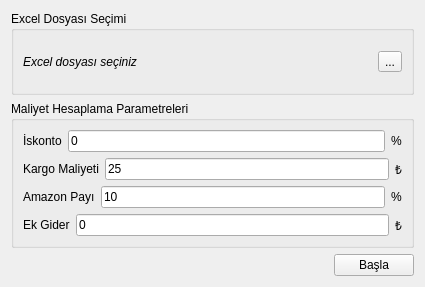
<?xml version="1.0" encoding="UTF-8"?>
<ui version="4.0">
 <class>AnalyzeLauncherWidget</class>
 <widget class="QWidget" name="AnalyzeLauncherWidget">
  <property name="geometry">
   <rect>
    <x>0</x>
    <y>0</y>
    <width>425</width>
    <height>287</height>
   </rect>
  </property>
  <property name="windowTitle">
   <string>Form</string>
  </property>
  <layout class="QVBoxLayout" name="verticalLayout_3">
   <item>
    <widget class="QGroupBox" name="groupBox_2">
     <property name="title">
      <string>Excel Dosyası Seçimi</string>
     </property>
     <layout class="QVBoxLayout" name="verticalLayout_2">
      <item>
       <layout class="QHBoxLayout" name="horizontalLayout_5">
        <item>
         <widget class="QLabel" name="label_filePath">
          <property name="font">
           <font>
            <italic>true</italic>
           </font>
          </property>
          <property name="text">
           <string>Excel dosyası seçiniz</string>
          </property>
         </widget>
        </item>
        <item>
         <widget class="QToolButton" name="toolButton">
          <property name="text">
           <string>...</string>
          </property>
         </widget>
        </item>
       </layout>
      </item>
     </layout>
    </widget>
   </item>
   <item>
    <widget class="QGroupBox" name="groupBox">
     <property name="title">
      <string>Maliyet Hesaplama Parametreleri</string>
     </property>
     <layout class="QVBoxLayout" name="verticalLayout">
      <item>
       <layout class="QHBoxLayout" name="horizontalLayout">
        <item>
         <widget class="QLabel" name="label">
          <property name="sizePolicy">
           <sizepolicy hsizetype="Preferred" vsizetype="Preferred">
            <horstretch>0</horstretch>
            <verstretch>0</verstretch>
           </sizepolicy>
          </property>
          <property name="text">
           <string>İskonto</string>
          </property>
         </widget>
        </item>
        <item>
         <widget class="QLineEdit" name="lineEdit_iskonto">
          <property name="text">
           <string>0</string>
          </property>
         </widget>
        </item>
        <item>
         <widget class="QLabel" name="label_5">
          <property name="text">
           <string>%</string>
          </property>
         </widget>
        </item>
       </layout>
      </item>
      <item>
       <layout class="QHBoxLayout" name="horizontalLayout_2">
        <item>
         <widget class="QLabel" name="label_2">
          <property name="text">
           <string>Kargo Maliyeti</string>
          </property>
         </widget>
        </item>
        <item>
         <widget class="QLineEdit" name="lineEdit_kargoMaliyet">
          <property name="text">
           <string>25</string>
          </property>
         </widget>
        </item>
        <item>
         <widget class="QLabel" name="label_6">
          <property name="text">
           <string>₺</string>
          </property>
         </widget>
        </item>
       </layout>
      </item>
      <item>
       <layout class="QHBoxLayout" name="horizontalLayout_3">
        <item>
         <widget class="QLabel" name="label_3">
          <property name="text">
           <string>Amazon Payı</string>
          </property>
         </widget>
        </item>
        <item>
         <widget class="QLineEdit" name="lineEdit_amazonPayi">
          <property name="text">
           <string>10</string>
          </property>
         </widget>
        </item>
        <item>
         <widget class="QLabel" name="label_7">
          <property name="text">
           <string>%</string>
          </property>
         </widget>
        </item>
       </layout>
      </item>
      <item>
       <layout class="QHBoxLayout" name="horizontalLayout_4">
        <item>
         <widget class="QLabel" name="label_4">
          <property name="text">
           <string>Ek Gider</string>
          </property>
         </widget>
        </item>
        <item>
         <widget class="QLineEdit" name="lineEdit_ekGider">
          <property name="text">
           <string>0</string>
          </property>
         </widget>
        </item>
        <item>
         <widget class="QLabel" name="label_8">
          <property name="text">
           <string>₺</string>
          </property>
         </widget>
        </item>
       </layout>
      </item>
     </layout>
    </widget>
   </item>
   <item alignment="Qt::AlignRight">
    <widget class="QPushButton" name="pushButtonStart">
     <property name="text">
      <string>Başla</string>
     </property>
    </widget>
   </item>
  </layout>
 </widget>
 <resources/>
 <connections/>
</ui>
